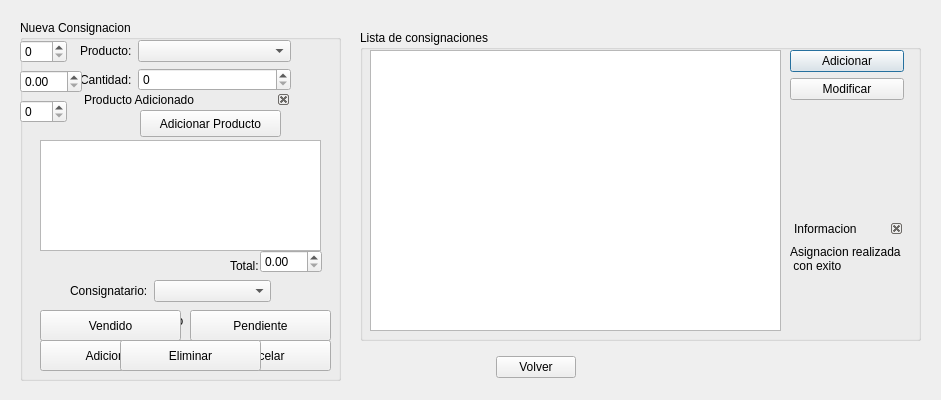
<?xml version="1.0" encoding="UTF-8"?>
<ui version="4.0">
 <class>Gconsignaciones</class>
 <widget class="QDialog" name="Gconsignaciones">
  <property name="geometry">
   <rect>
    <x>0</x>
    <y>0</y>
    <width>941</width>
    <height>400</height>
   </rect>
  </property>
  <property name="windowTitle">
   <string>Gestionar Consignacion</string>
  </property>
  <widget class="QGroupBox" name="groupBox2">
   <property name="geometry">
    <rect>
     <x>360</x>
     <y>30</y>
     <width>561</width>
     <height>311</height>
    </rect>
   </property>
   <property name="title">
    <string>Lista de consignaciones</string>
   </property>
   <widget class="QTableView" name="lista2">
    <property name="geometry">
     <rect>
      <x>10</x>
      <y>20</y>
      <width>411</width>
      <height>281</height>
     </rect>
    </property>
   </widget>
   <widget class="QWidget" name="verticalLayoutWidget_2">
    <property name="geometry">
     <rect>
      <x>430</x>
      <y>20</y>
      <width>114</width>
      <height>281</height>
     </rect>
    </property>
    <layout class="QVBoxLayout" name="verticalLayout2">
     <item>
      <widget class="QPushButton" name="addbutton2">
       <property name="minimumSize">
        <size>
         <width>0</width>
         <height>22</height>
        </size>
       </property>
       <property name="maximumSize">
        <size>
         <width>16777215</width>
         <height>22</height>
        </size>
       </property>
       <property name="toolTip">
        <string>Adicionar Nueva Consignacion</string>
       </property>
       <property name="statusTip">
        <string>Adicionar Nueva Consignacion</string>
       </property>
       <property name="text">
        <string>Adicionar</string>
       </property>
       <property name="icon">
        <iconset resource="pandasoft.qrc">
         <normaloff>:/images/list-add.png</normaloff>:/images/list-add.png</iconset>
       </property>
      </widget>
     </item>
     <item>
      <widget class="QPushButton" name="modificar">
       <property name="minimumSize">
        <size>
         <width>0</width>
         <height>22</height>
        </size>
       </property>
       <property name="maximumSize">
        <size>
         <width>16777215</width>
         <height>22</height>
        </size>
       </property>
       <property name="toolTip">
        <string>Modificar estado de una Consignacion</string>
       </property>
       <property name="statusTip">
        <string>Modificar estado de una Consignacion</string>
       </property>
       <property name="text">
        <string>Modificar</string>
       </property>
       <property name="icon">
        <iconset resource="pandasoft.qrc">
         <normaloff>:/images/document-edit.png</normaloff>:/images/document-edit.png</iconset>
       </property>
      </widget>
     </item>
     <item>
      <spacer name="verticalSpacer2">
       <property name="orientation">
        <enum>Qt::Vertical</enum>
       </property>
       <property name="sizeHint" stdset="0">
        <size>
         <width>20</width>
         <height>40</height>
        </size>
       </property>
      </spacer>
     </item>
     <item>
      <widget class="QDockWidget" name="informaciondasignaradicionado">
       <property name="minimumSize">
        <size>
         <width>80</width>
         <height>44</height>
        </size>
       </property>
       <property name="font">
        <font>
         <weight>50</weight>
         <bold>false</bold>
        </font>
       </property>
       <property name="features">
        <set>QDockWidget::DockWidgetClosable</set>
       </property>
       <property name="windowTitle">
        <string>Informacion</string>
       </property>
       <widget class="QWidget" name="informacion2_2">
        <widget class="QLabel" name="informacionlabel2">
         <property name="geometry">
          <rect>
           <x>0</x>
           <y>0</y>
           <width>111</width>
           <height>41</height>
          </rect>
         </property>
         <property name="font">
          <font>
           <weight>50</weight>
           <bold>false</bold>
          </font>
         </property>
         <property name="text">
          <string>Asignacion realizada 
 con exito</string>
         </property>
        </widget>
       </widget>
      </widget>
     </item>
    </layout>
   </widget>
  </widget>
  <widget class="QStackedWidget" name="dasignarw">
   <property name="geometry">
    <rect>
     <x>20</x>
     <y>20</y>
     <width>321</width>
     <height>361</height>
    </rect>
   </property>
   <property name="currentIndex">
    <number>0</number>
   </property>
   <widget class="QWidget" name="page_4">
    <widget class="QGroupBox" name="groupBox_2">
     <property name="geometry">
      <rect>
       <x>0</x>
       <y>0</y>
       <width>321</width>
       <height>361</height>
      </rect>
     </property>
     <property name="title">
      <string>Nueva Consignacion</string>
     </property>
     <widget class="QWidget" name="formLayoutWidget">
      <property name="geometry">
       <rect>
        <x>60</x>
        <y>20</y>
        <width>211</width>
        <height>106</height>
       </rect>
      </property>
      <layout class="QFormLayout" name="formLayout">
       <property name="fieldGrowthPolicy">
        <enum>QFormLayout::AllNonFixedFieldsGrow</enum>
       </property>
       <item row="0" column="0">
        <widget class="QLabel" name="label2">
         <property name="text">
          <string>Producto:</string>
         </property>
        </widget>
       </item>
       <item row="0" column="1">
        <widget class="QComboBox" name="productocomboBox2">
         <property name="maximumSize">
          <size>
           <width>16777215</width>
           <height>22</height>
          </size>
         </property>
        </widget>
       </item>
       <item row="1" column="0">
        <widget class="QLabel" name="label2_2">
         <property name="text">
          <string>Cantidad:</string>
         </property>
        </widget>
       </item>
       <item row="1" column="1">
        <widget class="QSpinBox" name="cantidad2"/>
       </item>
      </layout>
     </widget>
     <widget class="QDockWidget" name="informacionproductoadicionado">
      <property name="geometry">
       <rect>
        <x>60</x>
        <y>70</y>
        <width>211</width>
        <height>20</height>
       </rect>
      </property>
      <property name="minimumSize">
       <size>
        <width>80</width>
        <height>20</height>
       </size>
      </property>
      <property name="maximumSize">
       <size>
        <width>524287</width>
        <height>20</height>
       </size>
      </property>
      <property name="font">
       <font>
        <weight>50</weight>
        <bold>false</bold>
       </font>
      </property>
      <property name="features">
       <set>QDockWidget::DockWidgetClosable</set>
      </property>
      <property name="windowTitle">
       <string>Producto Adicionado</string>
      </property>
      <widget class="QWidget" name="informacion2_4"/>
     </widget>
     <widget class="QTableView" name="listadasignar">
      <property name="geometry">
       <rect>
        <x>20</x>
        <y>120</y>
        <width>281</width>
        <height>111</height>
       </rect>
      </property>
     </widget>
     <widget class="QPushButton" name="addproductoDasignar">
      <property name="geometry">
       <rect>
        <x>120</x>
        <y>90</y>
        <width>141</width>
        <height>27</height>
       </rect>
      </property>
      <property name="text">
       <string>Adicionar Producto</string>
      </property>
      <property name="icon">
       <iconset resource="pandasoft.qrc">
        <normaloff>:/images/list-add.png</normaloff>:/images/list-add.png</iconset>
      </property>
     </widget>
     <widget class="QLabel" name="label2_5">
      <property name="geometry">
       <rect>
        <x>210</x>
        <y>230</y>
        <width>62</width>
        <height>31</height>
       </rect>
      </property>
      <property name="text">
       <string>Total:</string>
      </property>
     </widget>
     <widget class="QWidget" name="formLayoutWidget_2">
      <property name="geometry">
       <rect>
        <x>50</x>
        <y>260</y>
        <width>201</width>
        <height>31</height>
       </rect>
      </property>
      <layout class="QFormLayout" name="formLayout2">
       <property name="fieldGrowthPolicy">
        <enum>QFormLayout::AllNonFixedFieldsGrow</enum>
       </property>
       <item row="0" column="0">
        <widget class="QLabel" name="label2_3">
         <property name="text">
          <string>Consignatario:</string>
         </property>
        </widget>
       </item>
       <item row="0" column="1">
        <widget class="QComboBox" name="consignatariocombo2"/>
       </item>
      </layout>
     </widget>
     <widget class="QPushButton" name="addasignar">
      <property name="geometry">
       <rect>
        <x>20</x>
        <y>320</y>
        <width>141</width>
        <height>31</height>
       </rect>
      </property>
      <property name="text">
       <string>Adicionar</string>
      </property>
      <property name="icon">
       <iconset resource="pandasoft.qrc">
        <normaloff>:/images/list-add.png</normaloff>:/images/list-add.png</iconset>
      </property>
     </widget>
     <widget class="QSpinBox" name="id2spinbox">
      <property name="geometry">
       <rect>
        <x>0</x>
        <y>80</y>
        <width>47</width>
        <height>23</height>
       </rect>
      </property>
     </widget>
     <widget class="QLabel" name="estadolabel">
      <property name="geometry">
       <rect>
        <x>40</x>
        <y>290</y>
        <width>51</width>
        <height>22</height>
       </rect>
      </property>
      <property name="text">
       <string>Estado:</string>
      </property>
     </widget>
     <widget class="QRadioButton" name="realizadoradio">
      <property name="geometry">
       <rect>
        <x>90</x>
        <y>290</y>
        <width>92</width>
        <height>21</height>
       </rect>
      </property>
      <property name="text">
       <string>Realizado</string>
      </property>
     </widget>
     <widget class="QRadioButton" name="pendienteradio">
      <property name="geometry">
       <rect>
        <x>180</x>
        <y>290</y>
        <width>92</width>
        <height>21</height>
       </rect>
      </property>
      <property name="text">
       <string>Pendiente</string>
      </property>
     </widget>
     <widget class="QSpinBox" name="codven2spinbox">
      <property name="geometry">
       <rect>
        <x>0</x>
        <y>20</y>
        <width>47</width>
        <height>23</height>
       </rect>
      </property>
     </widget>
     <widget class="QDoubleSpinBox" name="costo2spinbox">
      <property name="geometry">
       <rect>
        <x>0</x>
        <y>50</y>
        <width>62</width>
        <height>23</height>
       </rect>
      </property>
     </widget>
     <widget class="QDoubleSpinBox" name="total2">
      <property name="geometry">
       <rect>
        <x>240</x>
        <y>230</y>
        <width>62</width>
        <height>23</height>
       </rect>
      </property>
     </widget>
     <widget class="QPushButton" name="cancelar">
      <property name="geometry">
       <rect>
        <x>170</x>
        <y>320</y>
        <width>141</width>
        <height>31</height>
       </rect>
      </property>
      <property name="text">
       <string>Cancelar</string>
      </property>
      <property name="icon">
       <iconset resource="pandasoft.qrc">
        <normaloff>:/images/dialog-cancel.png</normaloff>:/images/dialog-cancel.png</iconset>
      </property>
     </widget>
     <widget class="QLabel" name="consignatario">
      <property name="geometry">
       <rect>
        <x>150</x>
        <y>260</y>
        <width>57</width>
        <height>15</height>
       </rect>
      </property>
      <property name="text">
       <string/>
      </property>
     </widget>
     <widget class="QPushButton" name="vendidobutton">
      <property name="geometry">
       <rect>
        <x>20</x>
        <y>290</y>
        <width>141</width>
        <height>31</height>
       </rect>
      </property>
      <property name="text">
       <string>Vendido</string>
      </property>
      <property name="icon">
       <iconset resource="pandasoft.qrc">
        <normaloff>:/images/dialog-ok.png</normaloff>:/images/dialog-ok.png</iconset>
      </property>
     </widget>
     <widget class="QPushButton" name="pendiente">
      <property name="geometry">
       <rect>
        <x>170</x>
        <y>290</y>
        <width>141</width>
        <height>31</height>
       </rect>
      </property>
      <property name="text">
       <string>Pendiente</string>
      </property>
      <property name="icon">
       <iconset resource="pandasoft.qrc">
        <normaloff>:/images/window-close.png</normaloff>:/images/window-close.png</iconset>
      </property>
     </widget>
     <widget class="QPushButton" name="eliminar">
      <property name="geometry">
       <rect>
        <x>100</x>
        <y>320</y>
        <width>141</width>
        <height>31</height>
       </rect>
      </property>
      <property name="text">
       <string>Eliminar</string>
      </property>
      <property name="icon">
       <iconset resource="pandasoft.qrc">
        <normaloff>:/images/edit-delete.png</normaloff>:/images/edit-delete.png</iconset>
      </property>
     </widget>
    </widget>
   </widget>
   <widget class="QWidget" name="page_5">
    <widget class="QWidget" name="formLayoutWidget_4">
     <property name="geometry">
      <rect>
       <x>70</x>
       <y>70</y>
       <width>181</width>
       <height>91</height>
      </rect>
     </property>
     <layout class="QFormLayout" name="formLayout_2">
      <property name="fieldGrowthPolicy">
       <enum>QFormLayout::AllNonFixedFieldsGrow</enum>
      </property>
      <item row="0" column="0">
       <widget class="QLabel" name="ventaid_6">
        <property name="text">
         <string>Id. Consignacion:</string>
        </property>
       </widget>
      </item>
      <item row="0" column="1">
       <widget class="QLabel" name="dasignarid">
        <property name="text">
         <string/>
        </property>
       </widget>
      </item>
      <item row="1" column="0">
       <widget class="QLabel" name="ventaid_3">
        <property name="text">
         <string>Fecha:</string>
        </property>
       </widget>
      </item>
      <item row="1" column="1">
       <widget class="QLabel" name="dasignarfecha">
        <property name="text">
         <string/>
        </property>
       </widget>
      </item>
      <item row="3" column="0">
       <widget class="QLabel" name="ventaid_7">
        <property name="text">
         <string>Total en bs:</string>
        </property>
        <property name="alignment">
         <set>Qt::AlignRight|Qt::AlignTrailing|Qt::AlignVCenter</set>
        </property>
       </widget>
      </item>
      <item row="3" column="1">
       <widget class="QLabel" name="dasignartotal">
        <property name="text">
         <string/>
        </property>
       </widget>
      </item>
      <item row="2" column="0">
       <widget class="QLabel" name="ventaid_5">
        <property name="text">
         <string>Consignatario:</string>
        </property>
       </widget>
      </item>
      <item row="2" column="1">
       <widget class="QLabel" name="dasignarconsignatario">
        <property name="text">
         <string/>
        </property>
       </widget>
      </item>
      <item row="4" column="0">
       <widget class="QLabel" name="ventaid_8">
        <property name="text">
         <string>Estado:</string>
        </property>
        <property name="alignment">
         <set>Qt::AlignRight|Qt::AlignTrailing|Qt::AlignVCenter</set>
        </property>
       </widget>
      </item>
      <item row="4" column="1">
       <widget class="QLabel" name="estado">
        <property name="text">
         <string/>
        </property>
       </widget>
      </item>
     </layout>
    </widget>
    <widget class="QTableView" name="dasignardetalle">
     <property name="geometry">
      <rect>
       <x>10</x>
       <y>160</y>
       <width>301</width>
       <height>131</height>
      </rect>
     </property>
    </widget>
   </widget>
   <widget class="QWidget" name="page_6"/>
  </widget>
  <widget class="QWidget" name="horizontalLayoutWidget_6">
   <property name="geometry">
    <rect>
     <x>370</x>
     <y>350</y>
     <width>331</width>
     <height>35</height>
    </rect>
   </property>
   <layout class="QHBoxLayout" name="horizontalLayout_6">
    <item>
     <spacer name="horizontalSpacer">
      <property name="orientation">
       <enum>Qt::Horizontal</enum>
      </property>
      <property name="sizeHint" stdset="0">
       <size>
        <width>40</width>
        <height>20</height>
       </size>
      </property>
     </spacer>
    </item>
    <item>
     <widget class="QPushButton" name="volverboton">
      <property name="toolTip">
       <string>Volver a la Pantalla Principal</string>
      </property>
      <property name="statusTip">
       <string>Volver a la Pantalla Principal</string>
      </property>
      <property name="text">
       <string>Volver</string>
      </property>
      <property name="icon">
       <iconset resource="pandasoft.qrc">
        <normaloff>:/images/go-previous.png</normaloff>:/images/go-previous.png</iconset>
      </property>
     </widget>
    </item>
    <item>
     <spacer name="horizontalSpacer_2">
      <property name="orientation">
       <enum>Qt::Horizontal</enum>
      </property>
      <property name="sizeHint" stdset="0">
       <size>
        <width>40</width>
        <height>20</height>
       </size>
      </property>
     </spacer>
    </item>
   </layout>
  </widget>
 </widget>
 <resources>
  <include location="pandasoft.qrc"/>
 </resources>
 <connections>
  <connection>
   <sender>volverboton</sender>
   <signal>clicked()</signal>
   <receiver>Gconsignaciones</receiver>
   <slot>reject()</slot>
   <hints>
    <hint type="sourcelabel">
     <x>521</x>
     <y>367</y>
    </hint>
    <hint type="destinationlabel">
     <x>390</x>
     <y>397</y>
    </hint>
   </hints>
  </connection>
 </connections>
</ui>
